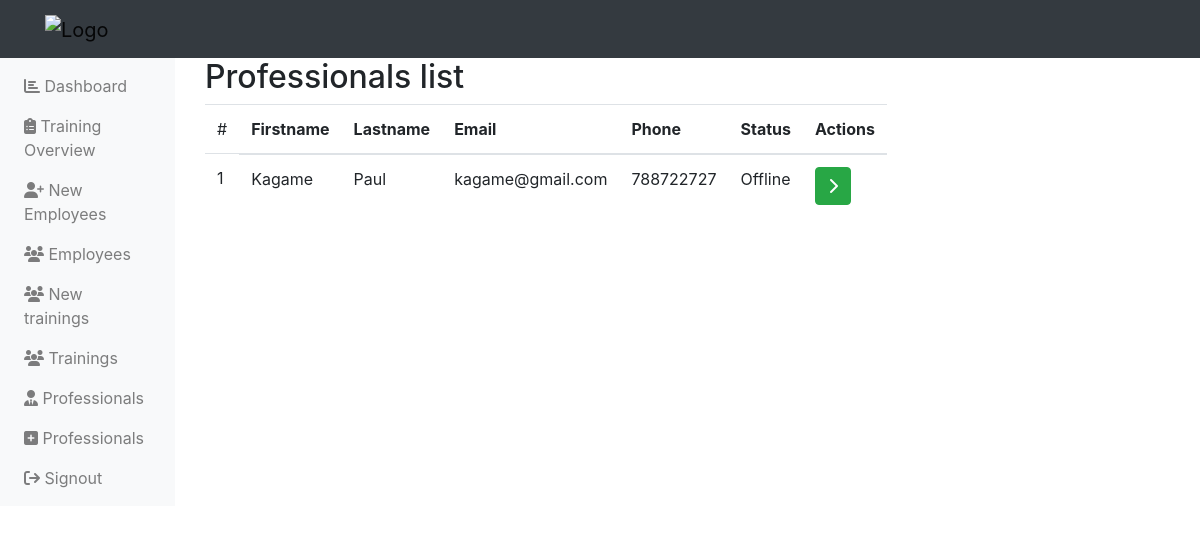
/administration-professionals.php (signed in), run on an earlier commit of the app's database.
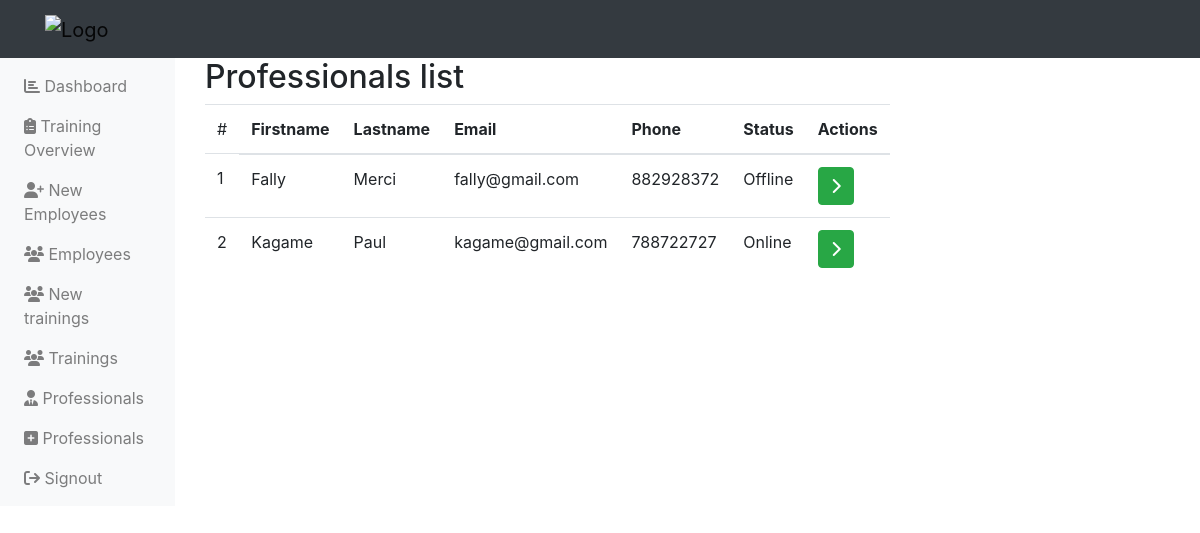
And on a later commit of the database.
### tables this page shows
CREATE TABLE `professionals` (
  `professional_id` int(11) NOT NULL,
  `professional_fn` varchar(255) NOT NULL,
  `professional_ln` varchar(255) NOT NULL,
  `professional_email` varchar(255) NOT NULL,
  `professional_phone` int(12) NOT NULL,
  `professional_status` varchar(255) NOT NULL
);

### administration-professionals.php (the view, shortened to what this page needs)
<?php
    include('php/connection.php');
?>
<!DOCTYPE html>
<html lang="en">
<head>
    <link rel="stylesheet" href="https://maxcdn.bootstrapcdn.com/bootstrap/4.5.2/css/bootstrap.min.css">
    <link rel="stylesheet" href="https://cdnjs.cloudflare.com/ajax/libs/font-awesome/6.4.2/css/all.min.css" />
</head>
<body>
    <?php include("php/administration-header.php"); ?>
    <div class="">
        <div class="row">
            <?php
                include("php/administration-left-links.php");
            ?>
            <div class="col-md-10">
                <div class="d-flex">
                    <h2>
                        Professionals list
                    </h2>
                </div>
                <table class="table table-hover table-responsive">
                    <thead>
                        <tr>
                            <td>
                                #
                            <th>
                                Firstname
                            </th>
                            <th>
                                Lastname
                            </th>
                            <th>
                                Email
                            </th>
                            <th>
                                Phone
                            </th>
                            <th>
                                Status
                            </th>
                            <th>
                                Actions
                            </th>
                        </tr>
                    </thead>
                    <tbody>
                        <?php
                            $get_pro = mysqli_query($server,"SELECT * from
                                professionals
                                ORDER BY
                                professional_fn ASC,
                                professional_ln ASC,
                                professional_email ASC
                            ");
                            $count=1;
                                ?>
                                <?php
                            while ($data_pro = mysqli_fetch_array($get_pro)) {
                                ?>
                                <tr>
                                    <td>
                                        <?php echo $count++; ?>
                                    </td>
                                    <td>
                                        <?php
                                            echo $data_pro['professional_fn'];
                                        ?>
                                    </td>
                                    <td>
                                        <?php
                                            echo $data_pro['professional_ln'];
                                        ?>
                                    </td>
                                    <td>
                                        <?php
                                            echo $data_pro['professional_email'];
                                        ?>
                                    </td>
                                    <td>
                                        <?php
                                            echo $data_pro['professional_phone'];
                                        ?>
                                    </td>
                                    <td>
                                        <?php
                                            echo $data_pro['professional_status'];
                                        ?>
                                    </td>
                                    <td>
                                        <button class="btn btn-success">
                                            <i class="fas fa-chevron-right"></i>
                                        </button>
                                    </td>
                                </tr>
                                <?php
                            }
                        ?>
                    </tbody>
                </table>
            </div>
        </div>
    </div>
</body>
</html>

What changed in the data, as far as the page shows it:
added professionals: professional_fn "Fally", professional_ln "Merci", professional_email "fally@gmail.com", professional_phone "882928372", professional_status "Offline"
changed professionals "Kagame": professional_status "Offline" → "Online"
